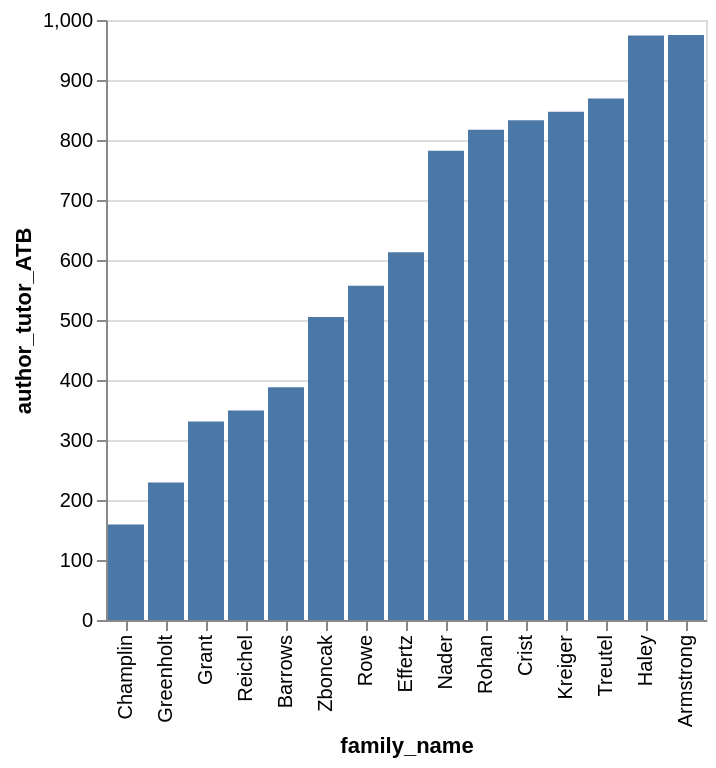

The Vega-Lite source for this figure:
### Vega-Lite specification from a JSON file in a GitHub repository (floating-point values rounded to 4 significant figures)
{"data": {"values": [{"x_data": "Rohan", "y_data": 817}, {"x_data": "Grant", "y_data": 331}, {"x_data": "Greenholt", "y_data": 229}, {"x_data": "Reichel", "y_data": 349}, {"x_data": "Champlin", "y_data": 159}, {"x_data": "Crist", "y_data": 833}, {"x_data": "Zboncak", "y_data": 505}, {"x_data": "Nader", "y_data": 782}, {"x_data": "Rowe", "y_data": 557}, {"x_data": "Treutel", "y_data": 869}, {"x_data": "Effertz", "y_data": 613}, {"x_data": "Armstrong", "y_data": 975}, {"x_data": "Haley", "y_data": 974}, {"x_data": "Kreiger", "y_data": 847}, {"x_data": "Barrows", "y_data": 388}]}, "mark": "bar", "encoding": {"x": {"field": "x_data", "type": "nominal", "title": "family_name", "sort": {"op": "sum", "field": "y_data", "order": "ascending"}}, "y": {"field": "y_data", "type": "quantitative", "title": "author_tutor_ATB"}}}
